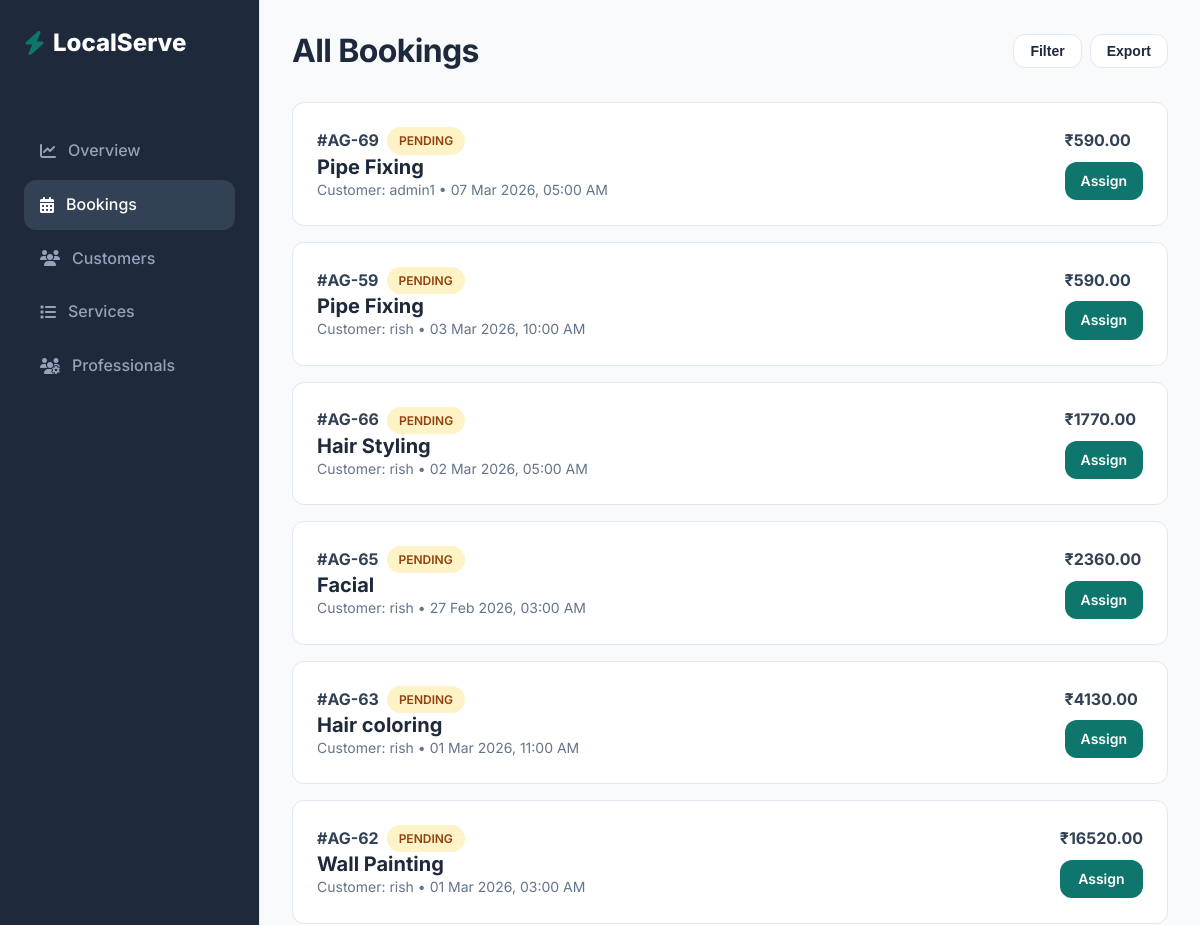
Before: /booking/admin/ (signed in, upper part) with the older database file.
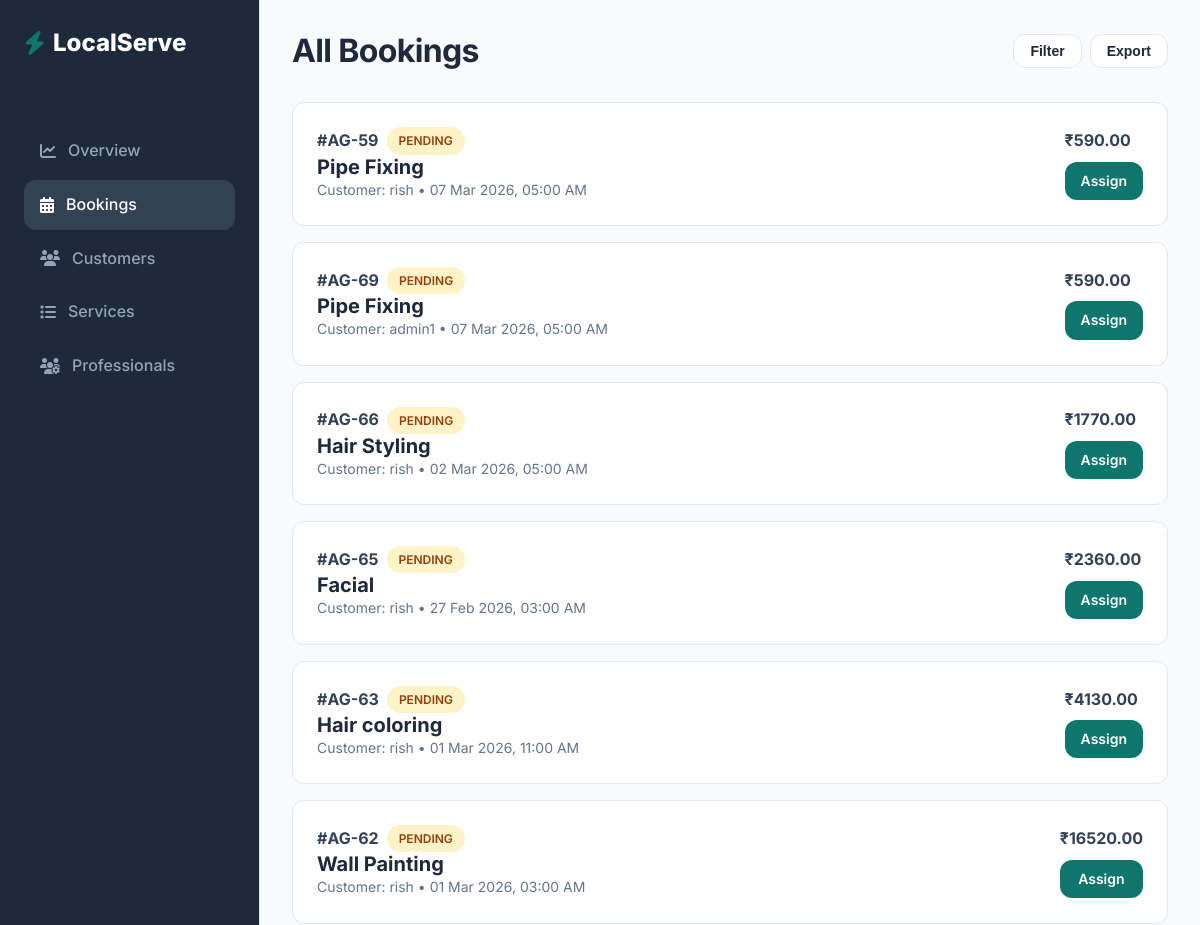
After: the same page with the newer database file.
### bookings/models.py (models this page shows, shortened)
class Booking(models.Model):
    BOOKING_STATUS_CHOICES = [
        ('PENDING','Pending'),
        ('ASSIGNED', 'Assigned'),
        ('CONFIRMED','Confirmed'),
        ('IN_PROGRESS','In Progress'),
        ('COMPLETED','Completed'),
        ('CANCELLED', 'Cancelled'),
    ]
    customer = models.ForeignKey(User, on_delete = models.CASCADE, related_name='bookings')
    service = models.ForeignKey(Service, on_delete = models.CASCADE, related_name='bookings')
    worker = models.ForeignKey(Worker, on_delete = models.SET_NULL, null=True, blank=True, related_name='bookings')
    booking_date = models.DateField()
    booking_time = models.TimeField()
    total_price = models.DecimalField(max_digits=8, decimal_places=2, default=0)
    label = models.CharField(max_length=50, blank=True, null=True)
    address_line = models.CharField(max_length=500)
    city = models.CharField(max_length=100)
    state = models.CharField(max_length=100)
    pincode = models.CharField(max_length=10)
    landmark = models.CharField(max_length=100, blank=True)
    booking_status = models.CharField(max_length=20, choices = BOOKING_STATUS_CHOICES, default='PENDING')
    created_at = models.DateTimeField(auto_now_add=True)
    updated_at = models.DateTimeField(auto_now = True)

### services/models.py (models this page shows, shortened)
class Service(models.Model):
    category = models.ForeignKey(ServiceCategory, on_delete=models.CASCADE, related_name = "services")
    title = models.CharField(max_length=150)
    description = models.TextField()
    price = models.DecimalField(max_digits=8,decimal_places=2)
    duration_minutes = models.IntegerField()
    image = models.ImageField(upload_to="services/",blank=True, null=True)
    is_active = models.BooleanField(default=True)
    created_at = models.DateTimeField(auto_now_add=True)
    is_best_seller = models.BooleanField(default=False)
    includes = models.TextField(blank=True,default="",
        help_text="Enter one item per line (e.g. Deep dusting, Floor cleaning, etc.)"
    )

### bookings/views.py (the view)
# urls.py: path('admin/',views.admin_bookings, name="admin_booking"),
@staff_member_required
def admin_bookings(request):
    from django.db.models import Case, When, Value, IntegerField
    bookings = Booking.objects.filter(booking_status__in = ["PENDING","ASSIGNED", "CONFIRMED"]).select_related(
        "customer","service","worker").annotate(
            priority=Case(
                When(booking_status="PENDING", then=Value(1)),
                When(booking_status="ASSIGNED", then=Value(2)),
                When(booking_status="CONFIRMED", then=Value(3)),
                output_field=IntegerField()
            )
        ).order_by("priority","-created_at") #pending first
    context = {"bookings":bookings}
    return render(request, 'admin/bookings/admin_bookings.html',context)

### templates/admin/bookings/admin_bookings.html (shortened to what this page needs)
{% extends "base_admin.html" %}
        {% block content %}
            <div class="flex justify-between items-center" style="margin-bottom: 2rem;">
                <h2>All Bookings</h2>
                <div class="flex gap-sm">
                    <button class="btn btn-secondary btn-sm">Filter</button>
                    <button class="btn btn-secondary btn-sm">Export</button>
                </div>
            </div>
            <div class="grid grid-cols-1 gap-md">
                {% for booking in bookings %}
                <div class="card"
                    style="padding: 1.5rem; display: flex; justify-content: space-between; align-items: center;">
                    <div>
                        <div class="flex items-center gap-sm mb-1">
                            <span class="font-bold">#AG-{{ booking.id }}</span>
                            {% if booking.booking_status == "PENDING" %}
                                <span class="badge badge-warning">Pending</span>
                            {% elif booking.booking_status == "ASSIGNED" %}
                                <span class="badge badge-info">Assigned</span>
                            {% elif booking.booking_status == "CONFIRMED" %}
                                <span class="badge badge-success">Confirmed</span>
                            {% elif booking.booking_status == "CANCELLED" %}
                                <span class="badge badge-danger">Cancelled</span>
                            {% endif %}
                        </div>
                        <h4 style="margin: 0;">{{ booking.service.title }}</h4>
                        <p class="text-sm text-light">Customer: {{ booking.customer.username }} • {{ booking.booking_date|date:"d M Y" }}, {{ booking.booking_time|time:"h:i A" }}</p>
                    </div>
                    <div class="flex flex-col items-end gap-sm">
                        <span class="font-bold">₹{{ booking.total_price }}</span>
                        {% if booking.booking_status == "PENDING" %}
                        <a href="{% url 'admin_booking_detail' booking.id %}" class="btn btn-primary btn-sm">
                        Assign
                        </a>
                        {% else %}
                        <a href="{% url 'admin_booking_detail' booking.id %}" class="btn btn-outline btn-sm">
                        Manage
                        </a>
                        {% endif %}
                    </div>
                </div>
                {% endfor %}
            </div>
        {% endblock %}

Changed rows visible on the page:
changed Booking id 59: booking_date "03 Mar 2026" → "07 Mar 2026"; booking_time "10:00 AM" → "05:00 AM"; moves up the list
